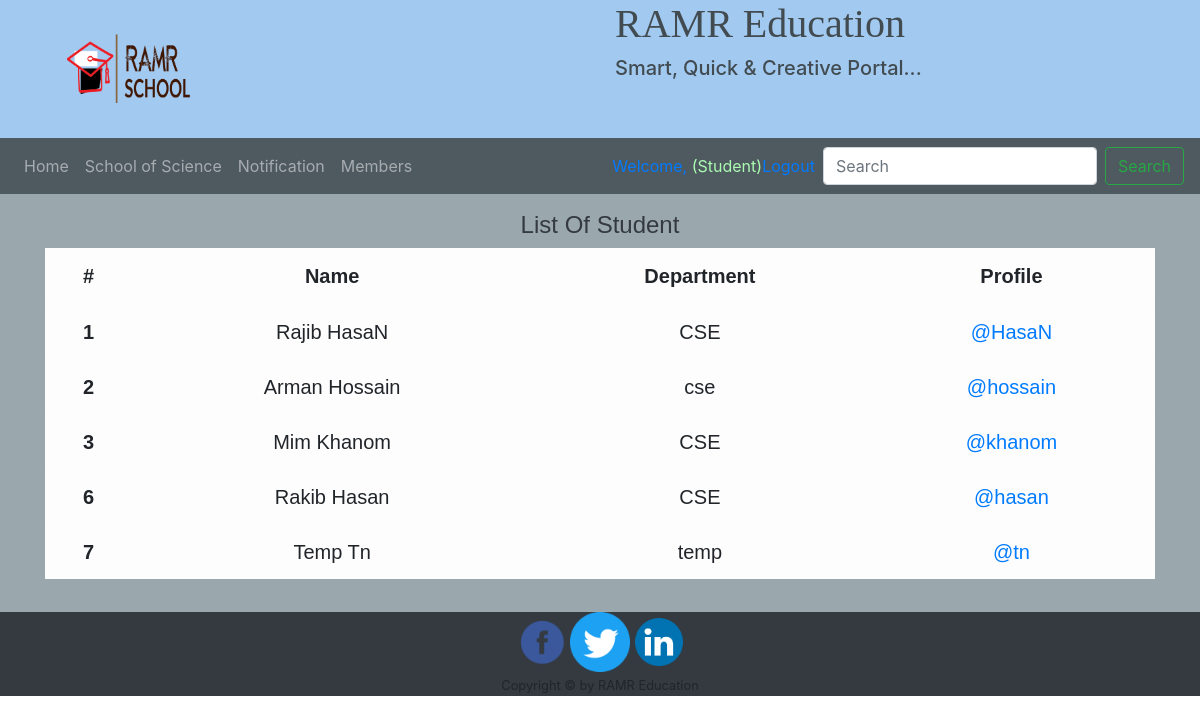
Screenshot of /pages/student/membersStudents.php with the database file from the repository.
### tables this page shows
CREATE TABLE `student` (
  `id` int(11) NOT NULL,
  `first_name` varchar(255) DEFAULT NULL,
  `last_name` varchar(255) DEFAULT NULL,
  `email` varchar(255) DEFAULT NULL,
  `address` text,
  `address2` text,
  `city` varchar(50) DEFAULT NULL,
  `remember_me` int(1) DEFAULT NULL,
  `password` varchar(255) DEFAULT NULL,
  `dept` varchar(255) DEFAULT NULL,
  `type` varchar(255) NOT NULL,
  `photo` text
);

### pages/student/membersStudents.php (the view, shortened to what this page needs)
<?php
include '../heading.php';
include '../navbar.php';
$queryTeachers = mysqli_query(mysqli_connect('localhost', 'root', 'roquib', 'ramr'), "select id,first_name,last_name, dept,email from student");
?>
<div style="font-size:20px;text-align:center; background-color:#9aa7ad;font-family:sans-serif;padding:17px;">
    <div class="coursebton">
        <div class="container">
            <h4 class="text-dark">List Of Student </h1>
                <table class="table table-hover table-light">
                    <thead>
                        <tr>
                            <th>#</th>
                            <th>Name</th>
                            <th>Department</th>
                            <th>Profile</th>
                        </tr>
                    </thead>
                    <tbody>
                        <?php while ($row = mysqli_fetch_array($queryTeachers)) : ?>
                            <tr>
                                <th scope="row"><?php echo $row['id']; ?></th>
                                <td><?php echo ucfirst($row['first_name']) . ' ' . ucfirst($row['last_name']); ?></td>
                                <td><?php echo $row['dept']; ?></td>
                                <td><a href="/pages/student/studentProfile.php?id=<?php echo $row['id'] ?>">@<?php echo $row['last_name']; ?></a></td>
                            </tr>
                        <?php endwhile; ?>
                    </tbody>
                </table>
        </div>
    </div>
</div>
<?php
include '../footer.php';
?>

### rows the page displays
student: id "1", first_name "Rajib", last_name "HasaN", dept "CSE"
student: id "2", first_name "Arman", last_name "Hossain", dept "cse", last_name "hossain"
student: id "3", first_name "Mim", last_name "Khanom", dept "CSE", last_name "khanom"
student: id "6", first_name "Rakib", last_name "Hasan", dept "CSE", last_name "hasan"
student: id "7", first_name "Temp", last_name "Tn", dept "temp", last_name "tn"
